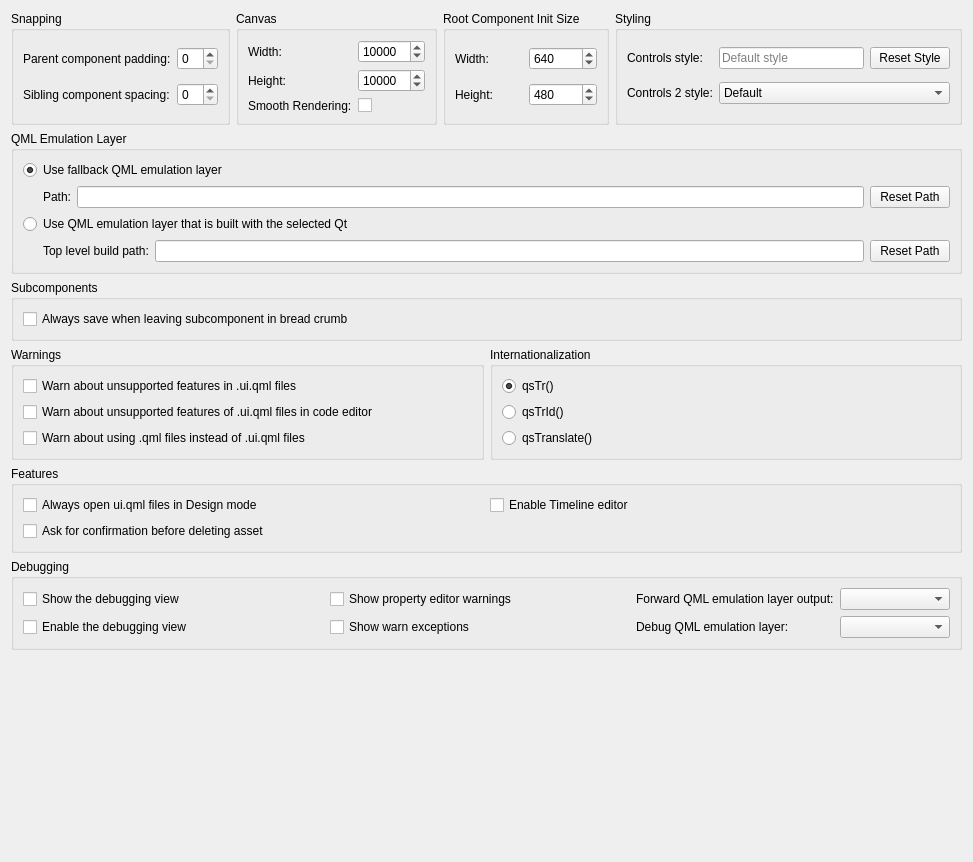
<?xml version="1.0" encoding="UTF-8"?>
<ui version="4.0">
 <class>QmlDesigner::Internal::SettingsPage</class>
 <widget class="QWidget" name="QmlDesigner::Internal::SettingsPage">
  <property name="geometry">
   <rect>
    <x>0</x>
    <y>0</y>
    <width>973</width>
    <height>862</height>
   </rect>
  </property>
  <property name="windowTitle">
   <string/>
  </property>
  <layout class="QVBoxLayout" name="verticalLayout_3">
   <item>
    <layout class="QHBoxLayout" name="horizontalLayout">
     <item>
      <widget class="QGroupBox" name="groupBox_01">
       <property name="title">
        <string>Snapping</string>
       </property>
       <layout class="QGridLayout" name="gridLayout">
        <item row="1" column="1">
         <widget class="QSpinBox" name="spinItemSpacing">
          <property name="maximum">
           <number>50</number>
          </property>
         </widget>
        </item>
        <item row="0" column="0">
         <widget class="QLabel" name="snapMarginLabel">
          <property name="text">
           <string>Parent component padding:</string>
          </property>
         </widget>
        </item>
        <item row="0" column="1">
         <widget class="QSpinBox" name="spinSnapMargin">
          <property name="maximum">
           <number>10</number>
          </property>
         </widget>
        </item>
        <item row="1" column="0">
         <widget class="QLabel" name="itemSpacingLabel">
          <property name="text">
           <string>Sibling component spacing:</string>
          </property>
         </widget>
        </item>
       </layout>
      </widget>
     </item>
     <item>
      <widget class="QGroupBox" name="groupBox_02">
       <property name="title">
        <string>Canvas</string>
       </property>
       <layout class="QGridLayout" name="gridLayout_2">
        <item row="0" column="0">
         <widget class="QLabel" name="canvasWidthLabel">
          <property name="text">
           <string>Width:</string>
          </property>
         </widget>
        </item>
        <item row="1" column="0">
         <widget class="QLabel" name="canvasHeightLabel">
          <property name="text">
           <string>Height:</string>
          </property>
         </widget>
        </item>
        <item row="1" column="1">
         <widget class="QSpinBox" name="spinCanvasHeight">
          <property name="maximum">
           <number>100000</number>
          </property>
          <property name="singleStep">
           <number>100</number>
          </property>
          <property name="value">
           <number>10000</number>
          </property>
         </widget>
        </item>
        <item row="0" column="1">
         <widget class="QSpinBox" name="spinCanvasWidth">
          <property name="maximum">
           <number>100000</number>
          </property>
          <property name="singleStep">
           <number>100</number>
          </property>
          <property name="value">
           <number>10000</number>
          </property>
         </widget>
        </item>
        <item row="2" column="1">
         <widget class="QCheckBox" name="smoothRendering">
          <property name="toolTip">
           <string>Enable Smooth Rendering in Form Editor</string>
          </property>
          <property name="text">
           <string/>
          </property>
         </widget>
        </item>
        <item row="2" column="0">
         <widget class="QLabel" name="smoothRenderingLabel">
          <property name="text">
           <string>Smooth Rendering:</string>
          </property>
         </widget>
        </item>
       </layout>
      </widget>
     </item>
     <item>
      <widget class="QGroupBox" name="groupBox_4">
       <property name="title">
        <string>Root Component Init Size</string>
       </property>
       <layout class="QGridLayout" name="gridLayout_7">
        <item row="0" column="0">
         <widget class="QLabel" name="label_11">
          <property name="text">
           <string>Width:</string>
          </property>
         </widget>
        </item>
        <item row="1" column="0">
         <widget class="QLabel" name="label_12">
          <property name="text">
           <string>Height:</string>
          </property>
         </widget>
        </item>
        <item row="1" column="1">
         <widget class="QSpinBox" name="spinRootItemInitHeight">
          <property name="maximum">
           <number>100000</number>
          </property>
          <property name="singleStep">
           <number>1</number>
          </property>
          <property name="value">
           <number>480</number>
          </property>
         </widget>
        </item>
        <item row="0" column="1">
         <widget class="QSpinBox" name="spinRootItemInitWidth">
          <property name="maximum">
           <number>100000</number>
          </property>
          <property name="singleStep">
           <number>1</number>
          </property>
          <property name="value">
           <number>640</number>
          </property>
         </widget>
        </item>
       </layout>
      </widget>
     </item>
     <item>
      <widget class="QGroupBox" name="groupBox_03">
       <property name="minimumSize">
        <size>
         <width>0</width>
         <height>0</height>
        </size>
       </property>
       <property name="title">
        <string>Styling</string>
       </property>
       <layout class="QGridLayout" name="gridLayout_5">
        <item row="0" column="0">
         <widget class="QLabel" name="label_3">
          <property name="text">
           <string>Controls style:</string>
          </property>
         </widget>
        </item>
        <item row="0" column="1">
         <widget class="QLineEdit" name="styleLineEdit">
          <property name="placeholderText">
           <string>Default style</string>
          </property>
         </widget>
        </item>
        <item row="0" column="2">
         <widget class="QPushButton" name="resetStyle">
          <property name="text">
           <string>Reset Style</string>
          </property>
         </widget>
        </item>
        <item row="1" column="0">
         <widget class="QLabel" name="label_6">
          <property name="text">
           <string>Controls 2 style:</string>
          </property>
         </widget>
        </item>
        <item row="1" column="1" colspan="2">
         <widget class="QComboBox" name="controls2StyleComboBox">
          <item>
           <property name="text">
            <string>Default</string>
           </property>
          </item>
          <item>
           <property name="text">
            <string>Material</string>
           </property>
          </item>
          <item>
           <property name="text">
            <string>Universal</string>
           </property>
          </item>
         </widget>
        </item>
       </layout>
      </widget>
     </item>
    </layout>
   </item>
   <item>
    <widget class="QGroupBox" name="emulationGroupBox">
     <property name="title">
      <string>QML Emulation Layer</string>
     </property>
     <layout class="QVBoxLayout" name="verticalLayout">
      <item>
       <widget class="QRadioButton" name="useDefaultPuppetRadioButton">
        <property name="toolTip">
         <string>If you select this radio button, Qt Quick Designer always uses the QML emulation layer (QML Puppet) located at the following path.</string>
        </property>
        <property name="text">
         <string>Use fallback QML emulation layer</string>
        </property>
        <property name="checked">
         <bool>true</bool>
        </property>
       </widget>
      </item>
      <item>
       <layout class="QHBoxLayout" name="horizontalLayout_4">
        <item>
         <widget class="QLabel" name="label_2">
          <property name="text">
           <string>Path:</string>
          </property>
          <property name="indent">
           <number>20</number>
          </property>
         </widget>
        </item>
        <item>
         <widget class="Utils::PathChooser" name="fallbackPuppetPathLineEdit" native="true">
          <property name="enabled">
           <bool>true</bool>
          </property>
          <property name="toolTip">
           <string>Path to the QML emulation layer executable (qmlpuppet).</string>
          </property>
         </widget>
        </item>
        <item>
         <widget class="QPushButton" name="resetFallbackPuppetPathButton">
          <property name="toolTip">
           <string>Resets the path to the built-in QML emulation layer.</string>
          </property>
          <property name="text">
           <string>Reset Path</string>
          </property>
         </widget>
        </item>
       </layout>
      </item>
      <item>
       <widget class="QRadioButton" name="useQtRelatedPuppetRadioButton">
        <property name="text">
         <string>Use QML emulation layer that is built with the selected Qt</string>
        </property>
       </widget>
      </item>
      <item>
       <layout class="QHBoxLayout" name="horizontalLayout_3">
        <item>
         <widget class="QLabel" name="label">
          <property name="text">
           <string>Top level build path:</string>
          </property>
          <property name="indent">
           <number>20</number>
          </property>
         </widget>
        </item>
        <item>
         <widget class="Utils::PathChooser" name="puppetBuildPathLineEdit" native="true">
          <property name="enabled">
           <bool>true</bool>
          </property>
         </widget>
        </item>
        <item>
         <widget class="QPushButton" name="resetQmlPuppetBuildPathButton">
          <property name="text">
           <string>Reset Path</string>
          </property>
         </widget>
        </item>
       </layout>
      </item>
     </layout>
    </widget>
   </item>
   <item>
    <widget class="QGroupBox" name="groupBox_05">
     <property name="minimumSize">
      <size>
       <width>0</width>
       <height>0</height>
      </size>
     </property>
     <property name="title">
      <string>Subcomponents</string>
     </property>
     <layout class="QVBoxLayout" name="verticalLayout_2">
      <item>
       <widget class="QCheckBox" name="alwaysSaveSubcomponentsCheckBox">
        <property name="text">
         <string>Always save when leaving subcomponent in bread crumb</string>
        </property>
       </widget>
      </item>
     </layout>
    </widget>
   </item>
   <item>
    <layout class="QHBoxLayout" name="horizontalLayout_2">
     <item>
      <widget class="QGroupBox" name="groupBox_06">
       <property name="sizePolicy">
        <sizepolicy hsizetype="Preferred" vsizetype="Preferred">
         <horstretch>0</horstretch>
         <verstretch>0</verstretch>
        </sizepolicy>
       </property>
       <property name="title">
        <string>Warnings</string>
       </property>
       <layout class="QGridLayout" name="gridLayout_3">
        <item row="1" column="0">
         <widget class="QCheckBox" name="designerWarningsInEditorCheckBox">
          <property name="toolTip">
           <string>Also warns in the code editor about QML features that are not properly supported by the Qt Quick Designer.</string>
          </property>
          <property name="text">
           <string>Warn about unsupported features of .ui.qml files in code editor</string>
          </property>
         </widget>
        </item>
        <item row="0" column="0">
         <widget class="QCheckBox" name="designerWarningsCheckBox">
          <property name="toolTip">
           <string>Warns about QML features that are not properly supported by the Qt Quick Designer.</string>
          </property>
          <property name="text">
           <string>Warn about unsupported features in .ui.qml files</string>
          </property>
         </widget>
        </item>
        <item row="2" column="0">
         <widget class="QCheckBox" name="designerWarningsUiQmlfiles">
          <property name="toolTip">
           <string>Qt Quick Designer will propose to open .ui.qml files instead of opening a .qml file.</string>
          </property>
          <property name="text">
           <string>Warn about using .qml files instead of .ui.qml files</string>
          </property>
         </widget>
        </item>
       </layout>
      </widget>
     </item>
     <item>
      <widget class="QGroupBox" name="groupBox_07">
       <property name="title">
        <string>Internationalization</string>
       </property>
       <layout class="QVBoxLayout" name="verticalLayout_4">
        <item>
         <widget class="QRadioButton" name="useQsTrFunctionRadioButton">
          <property name="text">
           <string>qsTr()</string>
          </property>
          <property name="checked">
           <bool>true</bool>
          </property>
         </widget>
        </item>
        <item>
         <widget class="QRadioButton" name="useQsTrIdFunctionRadioButton">
          <property name="text">
           <string>qsTrId()</string>
          </property>
         </widget>
        </item>
        <item>
         <widget class="QRadioButton" name="useQsTranslateFunctionRadioButton">
          <property name="text">
           <string>qsTranslate()</string>
          </property>
         </widget>
        </item>
       </layout>
      </widget>
     </item>
    </layout>
   </item>
   <item>
    <widget class="QGroupBox" name="featuresGroupBox">
     <property name="title">
      <string>Features</string>
     </property>
     <layout class="QGridLayout" name="gridLayout_6">
      <item row="0" column="1">
       <widget class="QCheckBox" name="featureTimelineEditorCheckBox">
        <property name="text">
         <string>Enable Timeline editor</string>
        </property>
       </widget>
      </item>
      <item row="0" column="0">
       <widget class="QCheckBox" name="designerAlwaysDesignModeCheckBox">
        <property name="text">
         <string>Always open ui.qml files in Design mode</string>
        </property>
       </widget>
      </item>
      <item row="1" column="0">
       <widget class="QCheckBox" name="askBeforeDeletingAssetCheckBox">
        <property name="text">
         <string>Ask for confirmation before deleting asset</string>
        </property>
       </widget>
      </item>
     </layout>
    </widget>
   </item>
   <item>
    <widget class="QGroupBox" name="debugGroupBox">
     <property name="title">
      <string>Debugging</string>
     </property>
     <layout class="QGridLayout" name="gridLayout_4">
      <item row="0" column="0">
       <widget class="QCheckBox" name="designerShowDebuggerCheckBox">
        <property name="text">
         <string>Show the debugging view</string>
        </property>
       </widget>
      </item>
      <item row="0" column="1">
       <widget class="QCheckBox" name="showPropertyEditorWarningsCheckBox">
        <property name="text">
         <string>Show property editor warnings</string>
        </property>
       </widget>
      </item>
      <item row="0" column="2">
       <layout class="QHBoxLayout" name="horizontalLayout_5">
        <item>
         <widget class="QLabel" name="label_4">
          <property name="text">
           <string>Forward QML emulation layer output:</string>
          </property>
         </widget>
        </item>
        <item>
         <widget class="QComboBox" name="forwardPuppetOutputComboBox">
          <property name="minimumSize">
           <size>
            <width>110</width>
            <height>0</height>
           </size>
          </property>
          <property name="maximumSize">
           <size>
            <width>110</width>
            <height>16777215</height>
           </size>
          </property>
         </widget>
        </item>
       </layout>
      </item>
      <item row="1" column="0">
       <widget class="QCheckBox" name="designerEnableDebuggerCheckBox">
        <property name="text">
         <string>Enable the debugging view</string>
        </property>
       </widget>
      </item>
      <item row="1" column="1">
       <widget class="QCheckBox" name="showWarnExceptionsCheckBox">
        <property name="text">
         <string>Show warn exceptions</string>
        </property>
       </widget>
      </item>
      <item row="1" column="2">
       <layout class="QHBoxLayout" name="horizontalLayout_7">
        <item>
         <widget class="QLabel" name="label_5">
          <property name="text">
           <string>Debug QML emulation layer:</string>
          </property>
         </widget>
        </item>
        <item>
         <widget class="QComboBox" name="debugPuppetComboBox">
          <property name="minimumSize">
           <size>
            <width>110</width>
            <height>0</height>
           </size>
          </property>
          <property name="maximumSize">
           <size>
            <width>110</width>
            <height>16777215</height>
           </size>
          </property>
         </widget>
        </item>
       </layout>
      </item>
     </layout>
    </widget>
   </item>
   <item>
    <spacer name="verticalSpacer">
     <property name="orientation">
      <enum>Qt::Vertical</enum>
     </property>
     <property name="sizeHint" stdset="0">
      <size>
       <width>0</width>
       <height>0</height>
      </size>
     </property>
    </spacer>
   </item>
  </layout>
 </widget>
 <customwidgets>
  <customwidget>
   <class>Utils::PathChooser</class>
   <extends>QLineEdit</extends>
   <header location="global">utils/pathchooser.h</header>
  </customwidget>
 </customwidgets>
 <tabstops>
  <tabstop>spinSnapMargin</tabstop>
  <tabstop>spinItemSpacing</tabstop>
  <tabstop>spinCanvasWidth</tabstop>
  <tabstop>spinCanvasHeight</tabstop>
  <tabstop>styleLineEdit</tabstop>
  <tabstop>resetStyle</tabstop>
  <tabstop>controls2StyleComboBox</tabstop>
  <tabstop>useDefaultPuppetRadioButton</tabstop>
  <tabstop>resetFallbackPuppetPathButton</tabstop>
  <tabstop>useQtRelatedPuppetRadioButton</tabstop>
  <tabstop>resetQmlPuppetBuildPathButton</tabstop>
  <tabstop>alwaysSaveSubcomponentsCheckBox</tabstop>
  <tabstop>designerWarningsCheckBox</tabstop>
  <tabstop>designerWarningsInEditorCheckBox</tabstop>
  <tabstop>designerWarningsUiQmlfiles</tabstop>
  <tabstop>useQsTrFunctionRadioButton</tabstop>
  <tabstop>useQsTrIdFunctionRadioButton</tabstop>
  <tabstop>designerShowDebuggerCheckBox</tabstop>
  <tabstop>showPropertyEditorWarningsCheckBox</tabstop>
  <tabstop>forwardPuppetOutputComboBox</tabstop>
  <tabstop>designerEnableDebuggerCheckBox</tabstop>
  <tabstop>showWarnExceptionsCheckBox</tabstop>
  <tabstop>debugPuppetComboBox</tabstop>
 </tabstops>
 <resources/>
 <connections/>
</ui>
